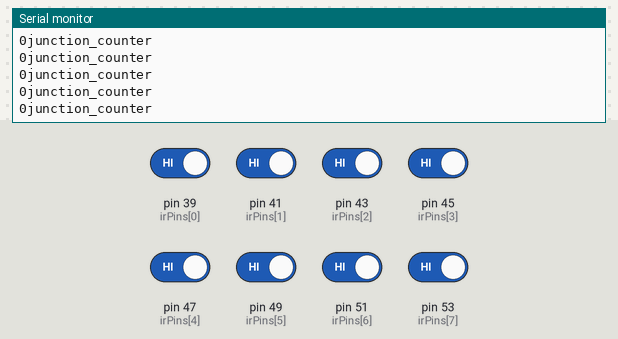
The sketch below on a simulated Arduino Mega 2560, built with avr-gcc and run on an emulated ATmega2560. Shown: the last lines printed to the serial monitor. Inputs (shaded band) come from the test bench; at power-on: pin 39 (irPins[0]), pin 41 (irPins[1]), pin 43 (irPins[2]), pin 45 (irPins[3]), pin 47 (irPins[4]), pin 49 (irPins[5]), pin 51 (irPins[6]), pin 53 (irPins[7]) HIGH.

Above: at 1.2 s.
1.3 s: pin 39 (irPins[0]) driven LOW
At 2.4 s:
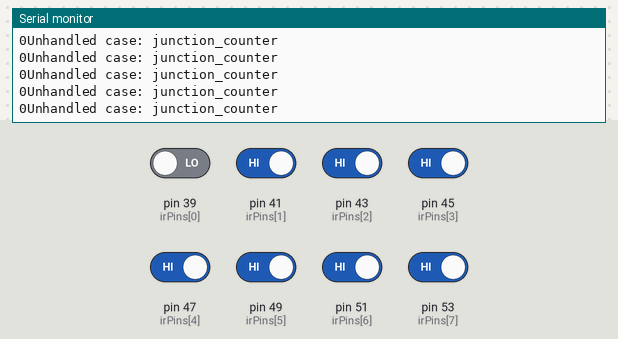
3.2 s: pin 39 (irPins[0]) driven HIGH
At 3.8 s:
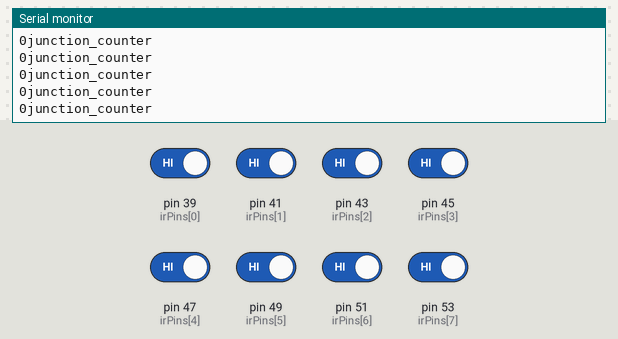
6.2 s: pin 41 (irPins[1]) driven LOW
At 6.7 s:
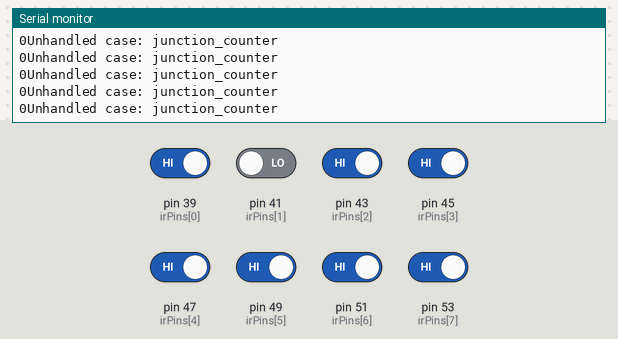
9.2 s: pin 41 (irPins[1]) driven HIGH
At 10.0 s:
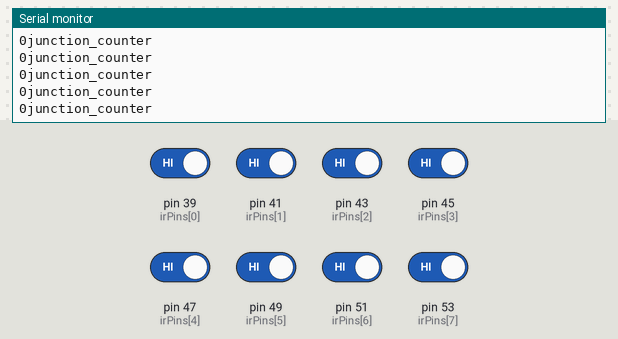
12.2 s: pin 43 (irPins[2]) driven LOW
At 13.3 s:
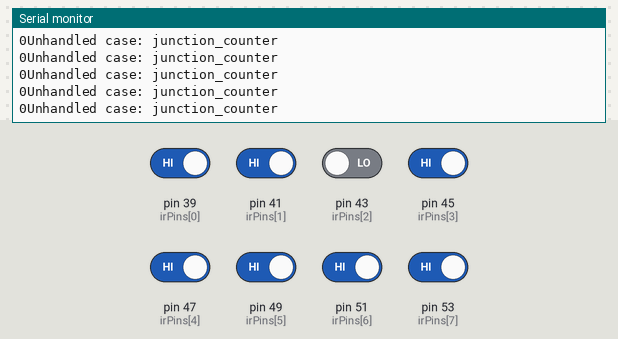
15.2 s: pin 43 (irPins[2]) driven HIGH
At 15.7 s:
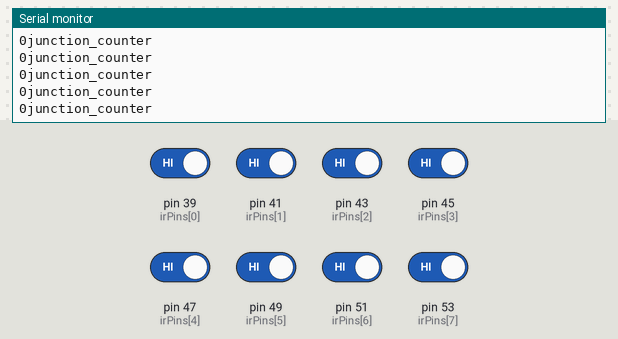

The sketch:

couting_junctions.ino
```cpp
const int irPins[8] = {39,41,43,45,47,49,51,53};
int irSensorDigital[8] = {0,0,0,0,0,0,0,0};
int i,j = 0;
int d = 1000;
int irSensors = B00000000;
boolean junction= false;
int junction_counter = 0;


void setup(){
  /* Set-up IR sensor pins as input */
  Serial.begin(9600);
for (int i = 0; i <= 7; i++)
{pinMode(irPins[i], INPUT);}}


void loop()
{
scanD();
junction_count();
Serial.println("junction_counter");
Serial.print(junction_counter);
}


void scanD()
{
  for ( byte count = 0; count < 8;count++ )
{
  bitWrite(irSensors, count, !digitalRead( irPins[count] ));
}
}


void junction_count()
{

     switch (irSensors) {

     case B11111111:
        junction_count1();

     break;
     case B00000000:
     junction2();
     break;


     default:

     Serial.print("Unhandled case: ");

  }
}


  void junction_count1 ()
  {

  if(junction == false){
          junction_counter +=1;
          junction = true;
          Serial.println("Found Junction");
          }


}

void junction2(){
 if(junction==true){
      junction = false;}
}
```

Measured:
- after the input at 1.3 s, the serial monitor: prints a new line after 0.08 s (image 1)
